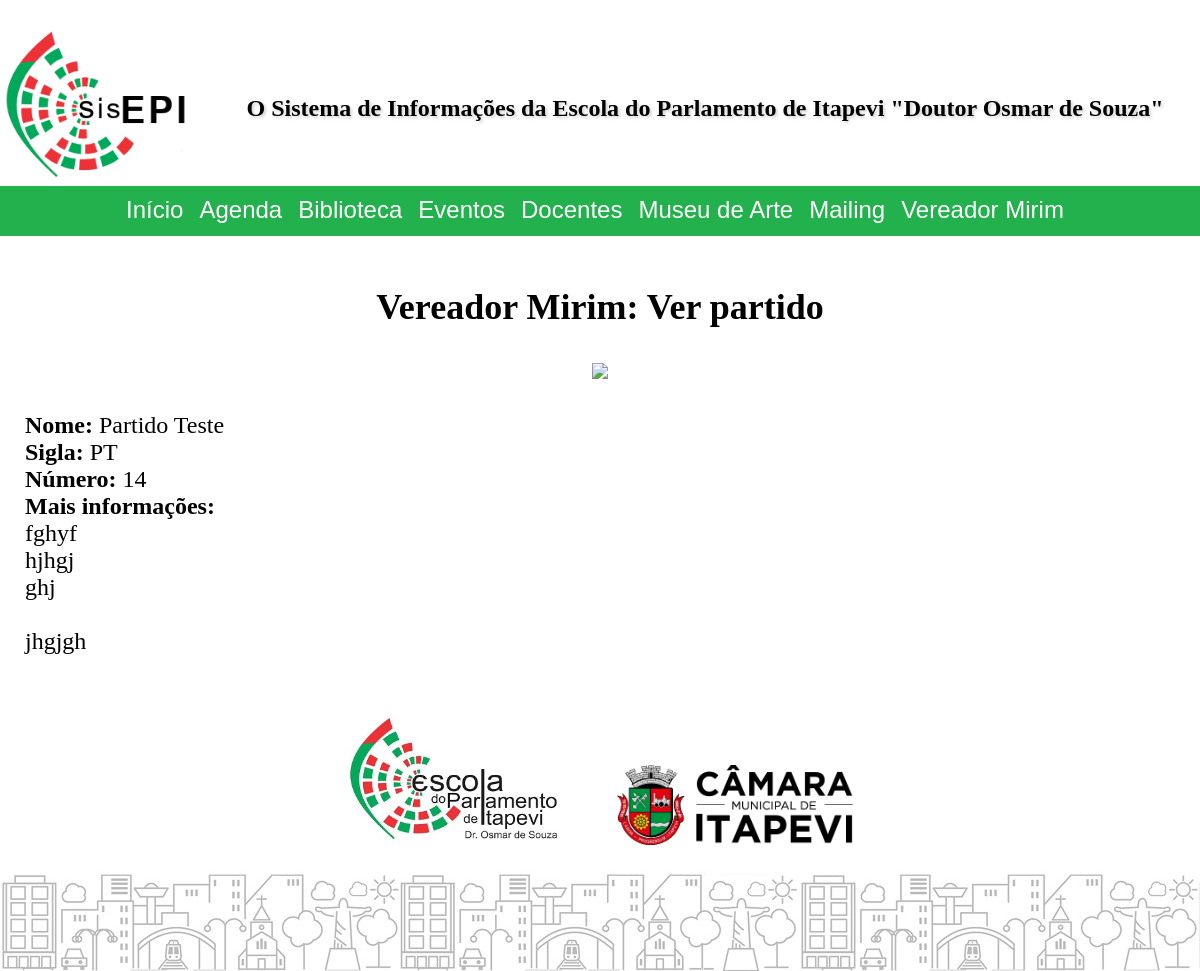
Screenshot of /public/index.php?cont=vereadormirim&action=viewparty&id=7 with the database file from the repository.
### tables this page shows
CREATE TABLE `vereadormirimparties` (
  `id` int UNSIGNED NOT NULL,
  `name` varchar(255) NOT NULL,
  `acronym` varchar(50) NOT NULL,
  `number` int NOT NULL,
  `moreInfos` text,
  `logoFileExtension` varchar(255) DEFAULT NULL
);

### model/DataProperty.php (called while the page is built, shortened)
<?php
class DataProperty implements JsonSerializable
{
	private string $dbType;
	private $defaultValue;
	private bool $encrypt = false;
	private $value;
	public $valueTransformer;
	public function __construct($formFieldIdentifierName, $defaultValue = null, $databaseType = self::MYSQL_STRING, bool $encrypt = false)
	{
		$this->dbType = $databaseType;
		$this->defaultValue = $defaultValue;
		$this->encrypt = $encrypt;
	}
	public function getValue()
	{
		return isset($this->valueTransformer) ? ($this->valueTransformer)($this->value) : $this->value;
	}
	public function setValue($value)
	{
		$this->value = $value;
	}
	public function getValueForDatabase()
	{
		$val = $this->getValue();
		return !empty($val) ? $val : $this->defaultValue;
	}
	public function getEncrypt()
	{
		return $this->encrypt;
	}
	public function getBindParamType()
	{
		return $this->dbType;
	}
}

### model/SqlSelector.php (called while the page is built, shortened)
<?php
require_once __DIR__ . '/DataEntity.php';
class SqlSelector
{
    private array $selectColumns = [];
    private string $fromTable;
    private array $joins = [];
    private array $whereClauses = [];
    private array $values = [];
    private string $bindParamTypes = "";
    public function setTable($table)
    {
        $this->fromTable = $table;
    }
    public function addSelectColumn($col)
    {
        $this->selectColumns[] = $col;
    }
    public function addWhereClause($where)
    {
        $this->whereClauses[] = $where;
    }
    public function addValue(string $bindParamType, $value)
    {
        $this->bindParamTypes .= $bindParamType;
        $this->values[] = $value;
    }
    public function run(mysqli $conn, int $mode = self::RETURN_SINGLE_ASSOC)
    {
        $finalSql = "SELECT " . implode(',', $this->selectColumns) . " FROM " . $this->fromTable . ' ' .
        implode(' ', $this->joins) . ' ';
        if (!empty($this->whereClauses))
            $finalSql .= 'WHERE ' . implode(' ', $this->whereClauses) . ' ';
        $stmt = $conn->prepare($finalSql);
        if (strlen($this->bindParamTypes) > 0)
            $stmt->bind_param($this->bindParamTypes, ...$this->values);
        $stmt->execute();
        $result = $stmt->get_result();
        $output = null;
        switch ($mode)
        {
            case self::RETURN_SINGLE_ASSOC:
                $output = $result->num_rows > 0 ? $result->fetch_assoc() : null;
                break;
        }
        return $output;
    }
}

### model/DataEntity.php (called while the page is built, shortened)
<?php
require_once __DIR__ . '/SqlSelector.php';
require_once __DIR__ . '/DataProperty.php';
abstract class DataEntity implements IteratorAggregate, JsonSerializable
{
	protected object $properties;
	protected array $primaryKeys = [];
	protected string $databaseTable = "";
	protected string $encryptionKey = "";
	public function __get($name)
	{
		return $this->properties->$name->getValue();
	}
	public function __set($name, $value)
	{
		$this->properties->$name->setValue($value);
	}
	public function getSingle(mysqli $conn)
	{
		$selector = $this->getGetSingleSqlSelector();
		$dataRow = $selector->run($conn, SqlSelector::RETURN_SINGLE_ASSOC);
		if (isset($dataRow))
			return $this->newInstanceFromDataRow($dataRow);
		else
			throw new \Model\Exceptions\DatabaseEntityNotFound('Dados não localizados!', $this->databaseTable);
	}
	public function fillPropertiesFromDataRow($dataRow)
	{
		foreach ($dataRow as $col => $val)
		{
			if (!isset($this->properties->$col))
				$this->otherProperties->$col = $val;
			else
				$this->properties->$col->setValue($val);
		}
	}
	protected function getGetSingleSqlSelector() : SqlSelector
	{
		$selector = new SqlSelector();
		$columnsAndValues = get_object_vars($this->properties);
		$isFirstWhereClause = true;
		foreach ($columnsAndValues as $propName => $propObject)
		{
			$selector->addSelectColumn($this->getSelectQueryColumnName($propName));
			if (array_search($propName, $this->primaryKeys) !== false)
			{
				$selector->addWhereClause( $isFirstWhereClause ? $this->getSelectQueryColumnName($propName) . " = ? " : " AND " . $this->getSelectQueryColumnName($propName) . " = ? " );
				$selector->addValue($propObject->getBindParamType(), $propObject->getValueForDatabase());
				$isFirstWhereClause = false;
			}
		}
		$selector->setTable($this->databaseTable);
		return $selector;
	}
	protected function getSelectQueryColumnName(string $propName) : string
	{
		if (isset($this->properties->$propName))
			return $this->properties->$propName->getEncrypt() ? "aes_decrypt({$this->databaseTable}.{$propName}, '{$this->encryptionKey}') AS $propName " : "{$this->databaseTable}.{$propName}";
		else
			return null;
	}
}

### public/controller/vereadormirim.controller.php (called while the page is built, shortened)
<?php
final class vereadormirim extends BaseController
{
    public function viewparty()
    {
        require_once __DIR__ . '/../../model/vereadormirim/Party.php';
        $partyId = isset($_GET['id']) && isId($_GET['id']) ? $_GET['id'] : null;
        $conn = createConnectionAsEditor();
        try
        {
            $partyGetter = new \Model\VereadorMirim\Party();
            $partyGetter->id = $partyId;
            $partyObject = $partyGetter->getSingle($conn);
        }
        catch (Exception $e)
        {
            $this->pageMessages[] = $e->getMessage();
        }
    }
}

### model/vereadormirim/Party.php (called while the page is built, shortened)
<?php
require_once __DIR__ . '/../DataEntity.php';
class Party extends DataEntity
{
    public function __construct()
    {
        $this->properties = (object)
        [
            'id' => new DataProperty('partyId', null, DataProperty::MYSQL_INT),
            'name' => new DataProperty('txtName', 'Partido sem nome', DataProperty::MYSQL_STRING),
            'acronym' => new DataProperty('txtAcronym', '', DataProperty::MYSQL_STRING),
            'number' => new DataProperty('numPartyNumber', null, DataProperty::MYSQL_INT),
            'moreInfos' => new DataProperty('txtMoreInfos', null, DataProperty::MYSQL_STRING),
            'logoFileExtension' => new DataProperty('hidLogoFileExtension', null, DataProperty::MYSQL_STRING)
        ];
    }
}

### public/includes/URL/URLGenerator.php (called while the page is built, shortened)
<?php
abstract class URLGenerator
{
	public static bool $useFriendlyURL;
	private static function appendQueryString($queryString = null, $directFileAccess = false)
	{
		$qsFinal = "";
		if (!empty($qsFinal))
			return self::$useFriendlyURL || $directFileAccess ? "?$qsFinal" : "&$qsFinal";
		else
			return "";
	}
	public static function generateBaseDirFileURL($pathFromBaseURL = null, $queryString = null)
	{
		$fileBaseFriendly = self::URLBase . '/file';
		$fileBaseUnfriendly = self::URLBase;
		$url = (self::$useFriendlyURL ? $fileBaseFriendly : $fileBaseUnfriendly) . (!empty($pathFromBaseURL) ? "/$pathFromBaseURL" : "") . self::appendQueryString($queryString, true);
		return $url;
	}
}

### public/view/vereadormirim.viewparty.view.php (the view)
<?php if (isset($partyObj)): ?>
<div class="viewDataFrame">
    <div class="centControl">
        <?php if (!is_null($partyObj->logoFileExtension)): ?>
            <img src="<?= URL\URLGenerator::generateBaseDirFileURL("uploads/vereadormirim/parties/{$partyObj->id}.{$partyObj->logoFileExtension}") ?>"
                    height="200"/>
        <?php else: ?>
            <span style="font-style: italic; font-size: xx-large;">Sem logo</span>
        <?php endif; ?>
    </div>
    <br/>
    <label>Nome: </label><?= hsc($partyObj->name) ?> <br/>
    <label>Sigla: </label><?= hsc($partyObj->acronym) ?><br/>
    <label>Número: </label><?= hsc($partyObj->number) ?><br/>
    <label>Mais informações: </label><br/>
    <?= nl2br(hsc($partyObj->moreInfos)) ?>
</div>
<?php endif; ?>

### public/sisepi_public.css (style rules this page uses)
body { background-color: white; color: black; font-size: x-large; margin: 0; }
h1, h2, .centControl { text-align: center; }
.viewDataFrame { margin-top: 10px; margin-bottom: 10px; }
.viewDataFrame label { font-weight: bold; }

### rows the page displays
vereadormirimparties: name "Partido Teste", acronym "PT", number "14", moreInfos "fghyf hjhgj ghj jhgjgh"

### other values shown
$this->subtitle "Vereador Mirim: Ver partido"
